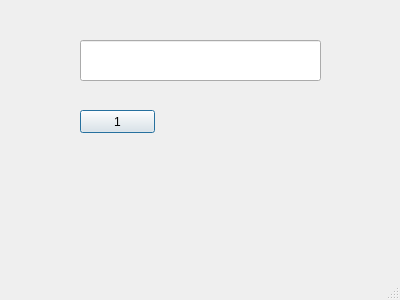
<?xml version="1.0" encoding="UTF-8"?>
<ui version="4.0">
 <class>EngrCalculator</class>
 <widget class="QDialog" name="EngrCalculator">
  <property name="geometry">
   <rect>
    <x>0</x>
    <y>0</y>
    <width>400</width>
    <height>300</height>
   </rect>
  </property>
  <property name="windowTitle">
   <string>Engr Calculator</string>
  </property>
  <property name="sizeGripEnabled">
   <bool>true</bool>
  </property>
  <widget class="QLineEdit" name="display">
   <property name="geometry">
    <rect>
     <x>80</x>
     <y>40</y>
     <width>241</width>
     <height>41</height>
    </rect>
   </property>
  </widget>
  <widget class="QPushButton" name="one">
   <property name="geometry">
    <rect>
     <x>80</x>
     <y>110</y>
     <width>75</width>
     <height>23</height>
    </rect>
   </property>
   <property name="text">
    <string>1</string>
   </property>
  </widget>
 </widget>
 <resources/>
 <connections/>
</ui>
